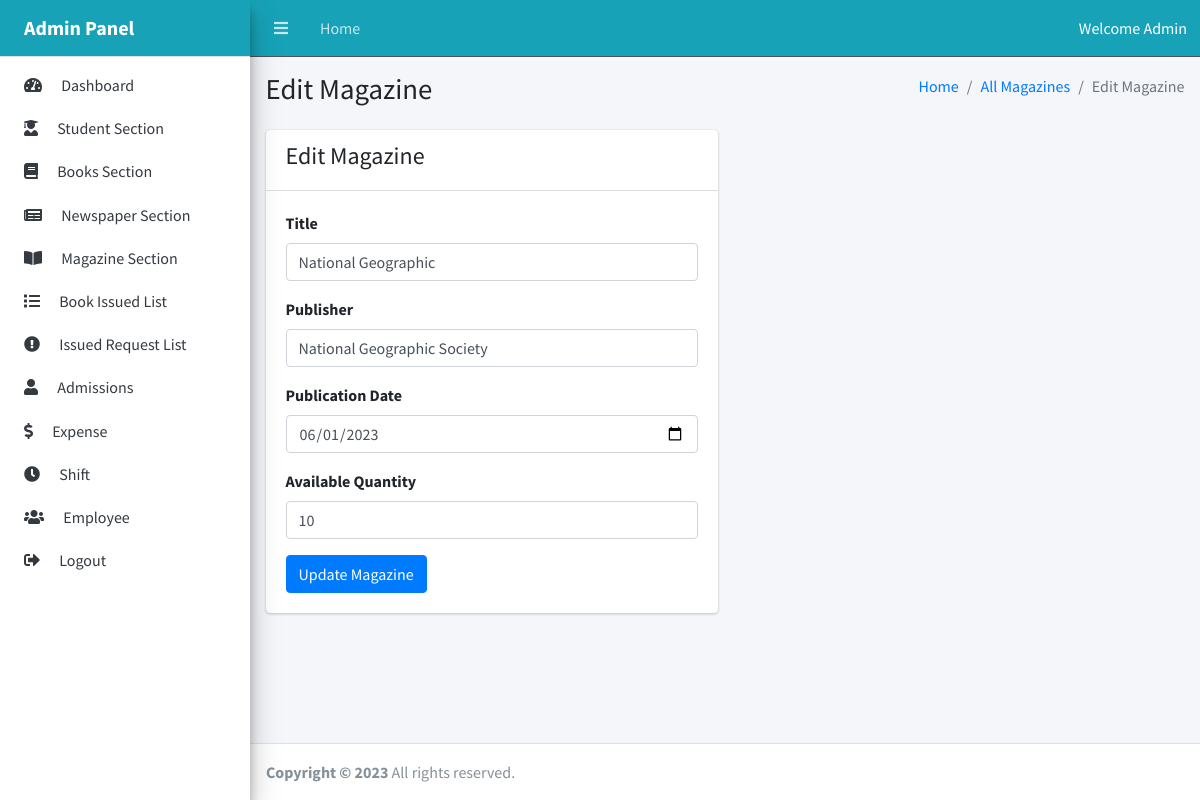
Screenshot of /admin/edit_magazine.php?id=1 with the database file from the repository.
### tables this page shows
CREATE TABLE `magazines` (
  `magazine_id` int(11) NOT NULL,
  `title` varchar(100) NOT NULL,
  `publisher` varchar(50) NOT NULL,
  `publication_date` date NOT NULL,
  `available_quantity` int(11) NOT NULL
);

### admin/edit_magazine.php (the view, shortened to what this page needs)
<?php
include_once("../connection.php");
$magazineId = $_GET['id'];
$sql = "SELECT * FROM magazines WHERE magazine_id='$magazineId'";
$result = mysqli_query($conn, $sql);
if ($result) {
    $magazine = mysqli_fetch_assoc($result);
} else {
    echo "Error: " . mysqli_error($conn);
}
?>
<!DOCTYPE html>
<html lang="en">
<?php include_once("includes/head.php"); ?>
<body class="sidebar-mini layout-navbar-fixed layout-fixed">
    <div class="wrapper">
        <?php include_once("includes/header.php"); ?>
        <?php include_once("includes/sidebar.php"); ?>
        <div class="content-wrapper">
            <div class="content-header">
                <div class="container-fluid">
                    <div class="row mb-2">
                        <div class="col-sm-6">
                            <h1 class="m-0">Edit Magazine</h1>
                        </div>
                        <div class="col-sm-6">
                            <ol class="breadcrumb float-sm-right">
                                <li class="breadcrumb-item"><a href="/">Home</a></li>
                                <li class="breadcrumb-item"><a href="magazine.php">All Magazines</a></li>
                                <li class="breadcrumb-item active">Edit Magazine</li>
                            </ol>
                        </div>
                    </div>
                </div>
            </div>
            <div class="content">
                <div class="container-fluid">
                    <div class="row">
                        <div class="col-md-6">
                            <div class="card">
                                <div class="card-header">
                                    <h4>Edit Magazine</h4>
                                </div>
                                <div class="card-body">
                                    <form action="" method="POST">
                                        <div class="form-group">
                                            <label for="title">Title</label>
                                            <input type="text" class="form-control" id="title" name="title" value="<?= $magazine['title'] ?>">
                                        </div>
                                        <div class="form-group">
                                            <label for="publisher">Publisher</label>
                                            <input type="text" class="form-control" id="publisher" name="publisher" value="<?= $magazine['publisher'] ?>">
                                        </div>
                                        <div class="form-group">
                                            <label for="publication_date">Publication Date</label>
                                            <input type="date" class="form-control" id="publication_date" name="publication_date" value="<?= $magazine['publication_date'] ?>">
                                        </div>
                                        <div class="form-group">
                                            <label for="available_quantity">Available Quantity</label>
                                            <input type="number" class="form-control" id="available_quantity" name="available_quantity" value="<?= $magazine['available_quantity'] ?>">
                                        </div>
                                        <button type="submit" class="btn btn-primary">Update Magazine</button>
                                    </form>
                                </div>
                            </div>
                        </div>
                    </div>
                </div>
            </div>
        </div>
        <?php include_once("includes/footer.php"); ?>
    </div>
</body>
</html>

### rows the page displays
magazines: title "National Geographic", publisher "National Geographic Society", publication_date "06/01/2023", available_quantity "10"
